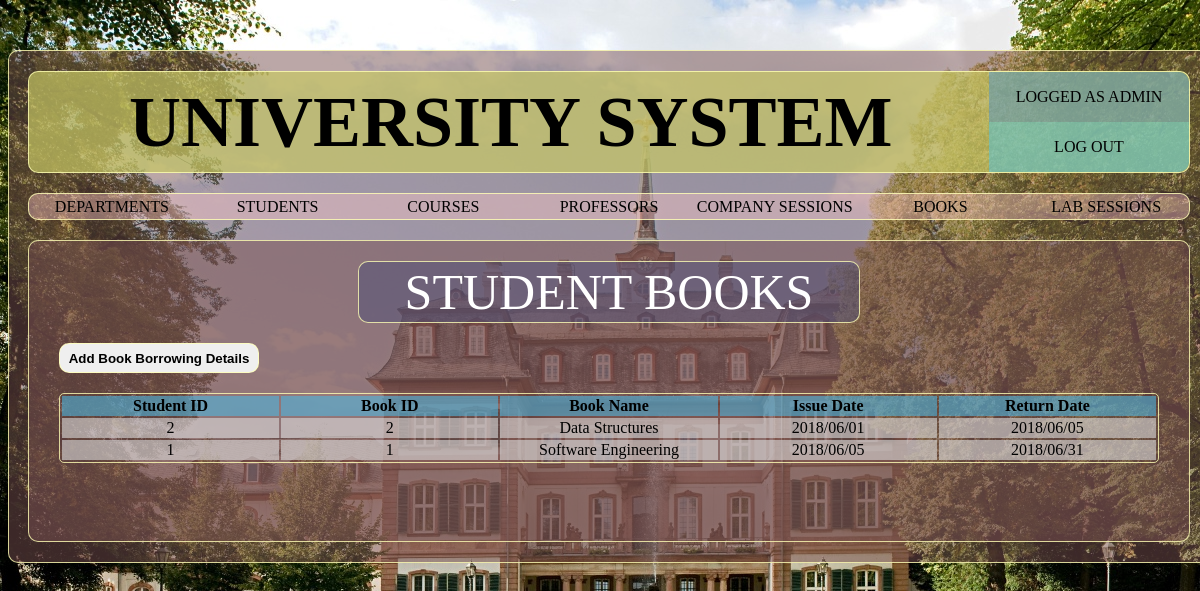
Page /pages/studentbooks.php (signed in) on the earlier database version.
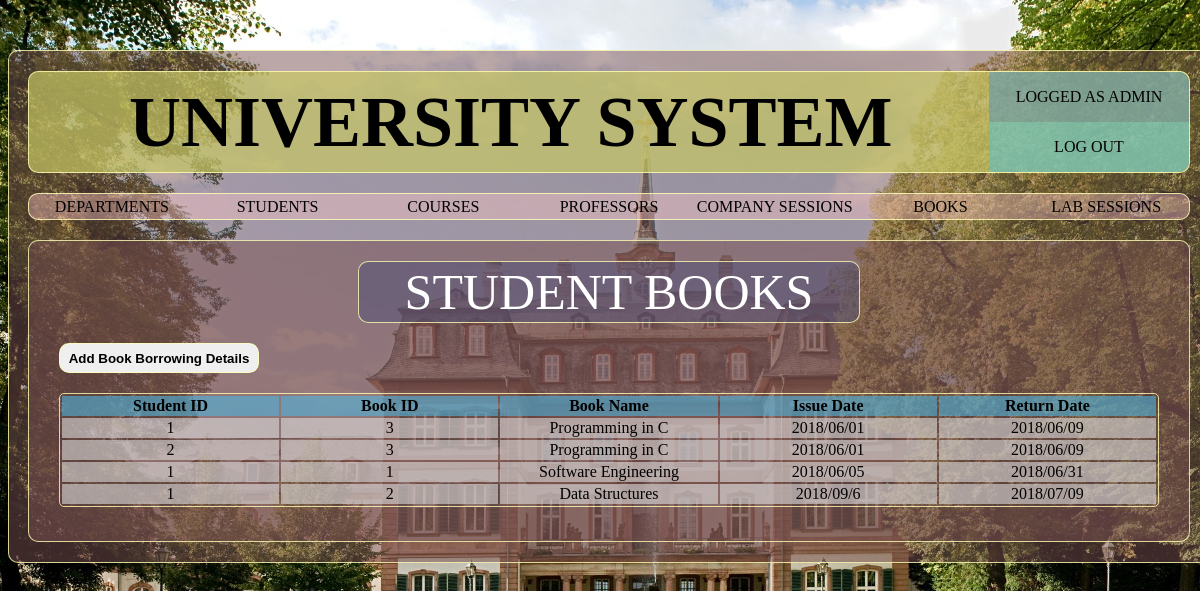
Same page on the later database version.
### tables this page shows
CREATE TABLE `stud_book_borrow` (
  `stdID` varchar(20) NOT NULL,
  `bookID` varchar(20) NOT NULL,
  `issuedDate` varchar(50) DEFAULT NULL,
  `returnedDate` varchar(50) DEFAULT NULL
);

CREATE TABLE `book` (
  `bookID` varchar(20) NOT NULL,
  `bookISBN` varchar(20) NOT NULL,
  `bookYear` int(5) NOT NULL,
  `bookTitle` varchar(100) NOT NULL,
  `bookPublisher` varchar(100) NOT NULL,
  `profID` varchar(20) DEFAULT NULL
);

### pages/studentbooks.php (the view, shortened to what this page needs)
<?php
if(isset($_SESSION['usertype'])){
    $usertype=$_SESSION['usertype'];
    $userid=$_SESSION['userid'];
    if($usertype==2){
        $query="SELECT * FROM stud_book_borrow WHERE stdID=$userid";
    }else{
        $query="SELECT * FROM stud_book_borrow ORDER BY issuedDate ASC";
    }
}
 require_once('layout/header.php');
?>
		<div class="container sub-page border-default">
			<div class="sub-page-box">
				<div class="container sub-page-title text-center border-default"> STUDENT BOOKS </div>
			</div>
			<div class="sub-page-box">
				<button name="add_book_borrow" class="sub-page-btn border-default" onclick="show_div('hidden_div')"> Add Book Borrowing Details </button>
			</div>
			<div class="sub-page-box">
				<table class="container sub-page-table text-center">
                        <?php
                            require_once('../inc/config.php');
                            $userquery=mysqli_query($connection,$query);
                            if($usertype==2){
                                echo "
                                    <tr>
                                        <th>Book ID</th>
                                        <th>Book Name</th>
                                        <th>Issue Date</th>
                                        <th>Return Date</th>
                                    </tr>
                                ";
                                if(mysqli_num_rows($userquery)>0){
                                    while($row=mysqli_fetch_assoc($userquery)){
                                        $bookid=$row['bookID'];
                                        $bookquery="SELECT * FROM book WHERE bookID=$bookid LIMIT 1";
                                        $bookinfo=mysqli_query($connection, $bookquery);
                                        $book=mysqli_fetch_assoc($bookinfo);
                                            echo "<tr><td>".$row['bookID']."</td>";
                                            echo "<td>".$book['bookTitle']."</td>";
                                            echo "<td>".$row['issuedDate']."</td>";
                                            echo "<td>".$row['returnedDate']."</td>";
                                    }
                                }
                            }else{
                                echo "
                                    <tr>
                                        <th>Student ID</th>
                                        <th>Book ID</th>
                                        <th>Book Name</th>
                                        <th>Issue Date</th>
                                        <th>Return Date</th>
                                    </tr>
                                ";
                                if(mysqli_num_rows($userquery)>0){
                                    while($row=mysqli_fetch_assoc($userquery)){
                                        $bookid=$row['bookID'];
                                        $bookquery="SELECT * FROM book WHERE bookID=$bookid LIMIT 1";
                                        $bookinfo=mysqli_query($connection, $bookquery);
                                        $book=mysqli_fetch_assoc($bookinfo);
                                            echo "<tr><td>".$row['stdID']."</td>";
                                            echo "<td>".$row['bookID']."</td>";
                                            echo "<td>".$book['bookTitle']."</td>";
                                            echo "<td>".$row['issuedDate']."</td>";
                                            echo "<td>".$row['returnedDate']."</td>";
                                    }
                                }
                            }
                        ?>
				</table>
			</div>
		</div>
        </div>
</body>
</html>

### pages/layout/header.php (shortened to what this page needs)
<?php
$usertype=$_SESSION['usertype'];
?>
<!DOCTYPE html>
<html>
<head>
	<link rel="stylesheet" type="text/css" href="../css/main.css">
	<link rel="stylesheet" type="text/css" href="../css/nav.css">
	<link rel="stylesheet" type="text/css" href="../css/subpage.css">
	<link rel="stylesheet" type="text/css" href="../css/input.css">
</head>
<body>
	<div class="container page border-default">
		<div class="container title-box border-default">
			<div class="title left">UNIVERSITY SYSTEM</div>
			<div class="logview-box right">
				<?php
				echo "<div class='logview-label text-center'> LOGGED AS ";
				if($_SESSION["usertype"]==1){
					echo "ADMIN";
				} elseif ($_SESSION["usertype"]==2) {
					echo "STUDENT";
				}else{
					echo "LIBRARIAN";
				}
				echo" </div>";
				echo "<a href='logout.php'><div class='logview-btn text-center'> LOG OUT </div></a>";
				?>
			</div>
		</div>
		<div class="container nav-panel border-default">
			<?php
				if ($usertype==1){
					echo "<a href='./departments.php' class='nav-item-leftmost text-center'> DEPARTMENTS </a>";
					echo "<a href='./students.php' class='nav-item text-center'> STUDENTS </a>";
					echo "<a href='./courses.php' class='nav-item text-center'> COURSES </a>";
					echo "<a href='./professors.php' class='nav-item text-center'> PROFESSORS </a>";
					echo "<a href='./company_sessions.php' class='nav-item text-center' > COMPANY SESSIONS </a>";
					echo "<a href='./bookmenu.php' class='nav-item text-center'> BOOKS </a>";
					echo "<a href='./lab_sessions.php' class='nav-item-rightmost text-center'> LAB SESSIONS </a>";
				}
				elseif($usertype==2){
					echo "<a href='./courses.php' class='nav-item text-center'> COURSES </a>";
					echo "<a href='./studentbooks.php' class='nav-item text-center'> BOOKS </a>";
					echo "<a href='./lab_sessions.php' class='nav-item-rightmost text-center'> LAB SESSIONS </a>";
				}
				else{
					echo "<a href='./bookmenu.php' class='nav-item text-center'> BOOKS </a>";
				}
			?>
		</div>

### css/main.css (style rules this page uses)
body { background-image: url("../assets/uni-back.jpg"); background-attachment: fixed; }
a:link { text-decoration: inherit; color: inherit; }
.container { margin: 0px auto; }
.page { margin-top: 50px; width: 1200px; min-height: 500px; background-color: rgba(120,80,80,0.5); }
.border-default { border: 1px solid rgba(255,255,180,0.8); border-radius: 10px; }
.text-center { text-align: center; }
.left { float: left; }
.right { float: right; }
.title-box { margin-top: 20px; width: 1160px; height: 100px; line-height: 100px; background-color: rgba(200,200,100,0.7); }
.title { font-size: 72px; font-weight: bold; padding-left: 100px; }
.logview-box { display: block; margin: 0px; min-width: 200px; height: 100%; }
.logview-label { height: 50%; line-height: 50px; border-top-right-radius: 10px; background-color: rgba(80,150,200,0.5); }
.logview-btn { height: 50%; line-height: 50px; border-bottom-right-radius: 10px; background-color: rgba(80,200,230,0.5); cursor: pointer; }

### css/nav.css (style rules this page uses)
.nav-panel { display: flex; margin-top: 20px; margin-bottom: 20px; width: 1160px; min-height: 25px; line-height: 25px; background-color: rgba(255,200,200,0.4); cursor: pointer; }
.nav-item, .nav-item-leftmost, .nav-item-rightmost { width: 16.5%; }
.nav-item-leftmost { border-bottom-left-radius: 10px; border-top-left-radius: 10px; }
.nav-item-rightmost { border-bottom-right-radius: 10px; border-top-right-radius: 10px; }

### css/subpage.css (style rules this page uses)
.sub-page { display: block; margin-top: 20px; margin-bottom: 20px; width: 1160px; min-height: 300px; background-color: rgba(120,80,80,0.5); }
.sub-page-box { display: block; }
.sub-page-title { margin-top: 20px; width: 500px; min-height: 60px; line-height: 60px; font-size: 50px; color: white; background-color: rgba(80,80,120,0.5); }
.sub-page-btn { margin-top: 20px; margin-left: 30px; min-height:30px; min-width: 200px; font-weight: bold; }
.sub-page-table { margin-top: 20px; margin-bottom: 20px; width: 1100px; border: 1px solid rgba(255,255,180,0.8); border-radius: 5px; }
.sub-page-table th { background-color: rgba(80,180,220,0.6); min-height: 30px; }
.sub-page-table td { background-color: rgba(220,220,220,0.6); min-height: 30px; }

### pages/layout/header.php (style rules this page uses)
.sub-page-table th,td { width: 16.5%; }

Differences in the rows shown:
removed stud_book_borrow: stdID "2", bookID "2", bookID.bookTitle "Data Structures", issuedDate "2018/06/01", returnedDate "2018/06/05"
added stud_book_borrow: stdID "1", bookID "3", bookID.bookTitle "Programming in C", issuedDate "2018/06/01", returnedDate "2018/06/09"
added stud_book_borrow: stdID "2", bookID "3", bookID.bookTitle "Programming in C", issuedDate "2018/06/01", returnedDate "2018/06/09"
added stud_book_borrow: stdID "1", bookID "2", bookID.bookTitle "Data Structures", issuedDate "2018/09/6", returnedDate "2018/07/09"
